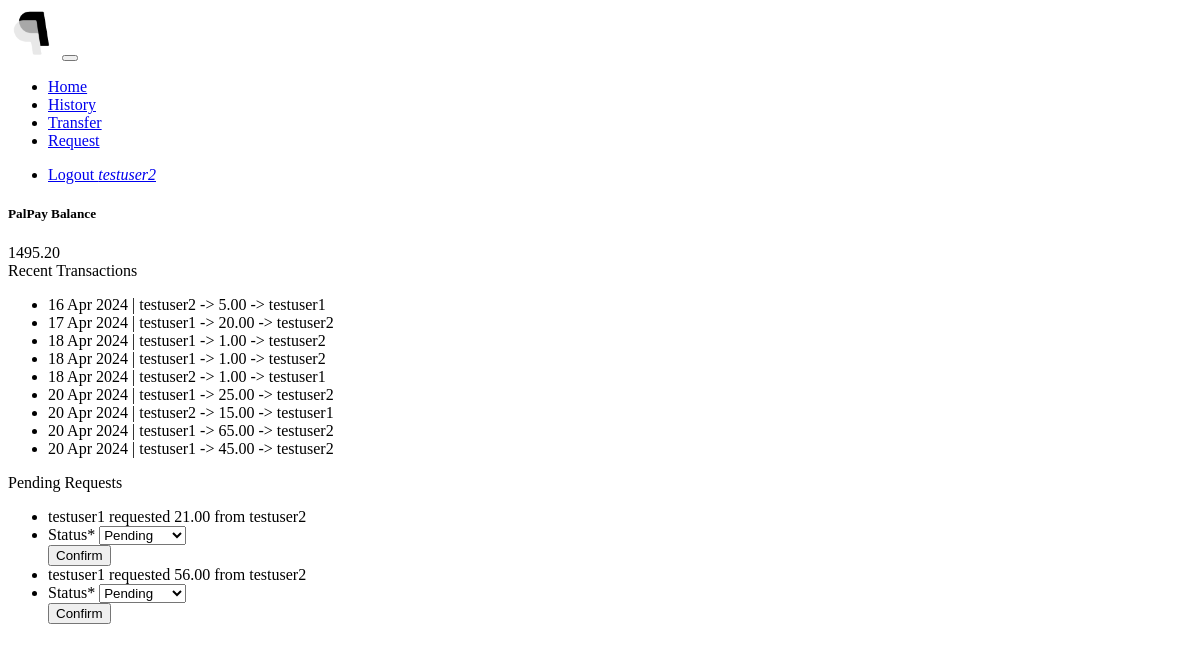
/ (signed in), run on an earlier commit of the app's database.
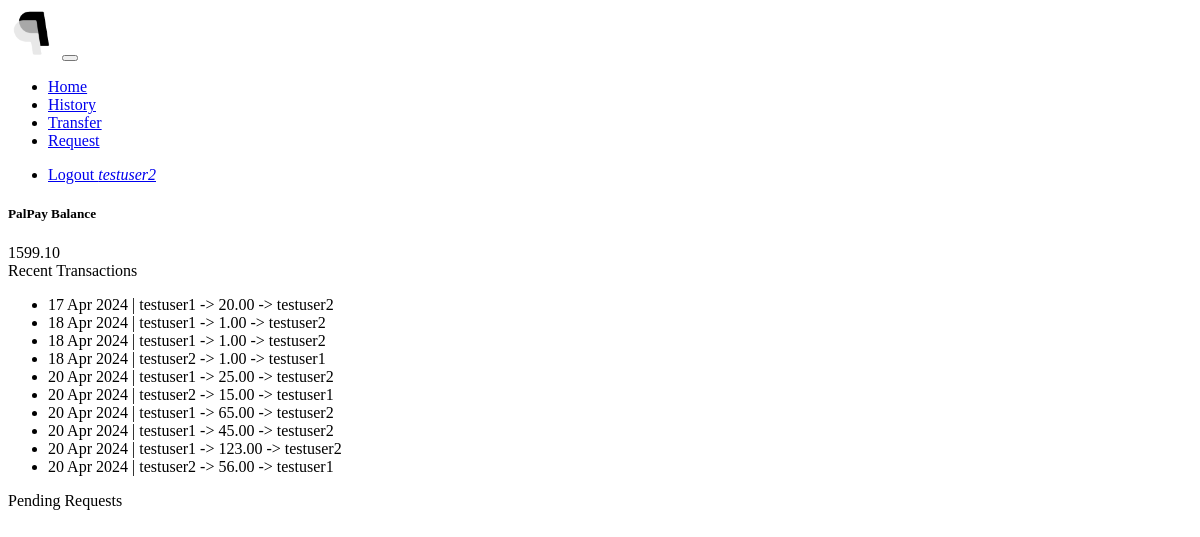
And on a later commit of the database.
### payapp/models.py (models this page shows, shortened)
class Person(models.Model):
    user = models.OneToOneField(settings.AUTH_USER_MODEL, on_delete=models.CASCADE)
    active = models.BooleanField(default=True)  # disable users rather than deleting them to preserve history
    balance = PayAppMoneyField()
    class Meta:
        ordering = ("user", "active")

class Transaction(models.Model):
    from_person = models.ForeignKey(Person, on_delete=models.RESTRICT, related_name='transactions_from')
    to_person = models.ForeignKey(Person, on_delete=models.RESTRICT, related_name='transactions_to')
    amount = PayAppMoneyField()
    submission_datetime = models.DateTimeField(default=datetime.now, blank=True)
    class Meta:
        ordering = ("submission_datetime", "from_person", "amount")

class Request(models.Model):
    by_person = models.ForeignKey(Person, on_delete=models.CASCADE, related_name='requests_by')
    to_person = models.ForeignKey(Person, on_delete=models.CASCADE, related_name='requests_to')
    amount = PayAppMoneyField()
    StatusChoices = (
        ("PENDING", 'Pending'),
        ("COMPLETED", 'Completed'),
        ("CANCELLED", 'Cancelled'),
    )
    status = models.CharField(choices=StatusChoices, default="PENDING", max_length=9)
    class Meta:
        ordering = ("by_person", "status", "amount")

### payapp/views.py (the view)
# urls.py: path('', home, name='home'),
@requires_csrf_token
@login_required(login_url='/login/')
def home(request):
    requests = Request.objects.filter(
        (Q(to_person__user_id__exact=request.user.id) | Q(from_person__user_id__exact=request.user.id)) and
        Q(status="PENDING")
    )
    forms = [RequestResponseForm(instance=rq) for rq in requests]
    context = {
        'person': Person.objects.filter(user__exact=request.user.id)[0],
        'recent_transactions': Transaction.objects.filter(
            Q(from_person__user_id__exact=request.user.id) |
            Q(to_person__user_id__exact=request.user.id)
        ).order_by('-id')[:10:-1],
        'requests_and_forms': zip(requests, forms),
    }
    return render(request, 'payapp/home.html', context=context)

### templates/payapp/home.html (shortened to what this page needs)
{% extends 'webapps2024/base.html' %}
{% load crispy_forms_filters %}
{% block content %}
    <div class="container">
        <div class="row">
            <div class="col-sm-7">
                <div class="card bg-secondary" style="width:25rem">
                    <div class="card-body">
                        <h5 class="card-title">PalPay Balance</h5>
                        <div class="h3">{{ person.balance }}</div>
                    </div>
                </div>
                <div class="card bg-secondary" style="width:25rem">
                    <div class="card-header">Recent Transactions</div>
                    {% if recent_transactions %}
                        <ul class="list-group list-group-flush text-light">
                            {% for rt in recent_transactions %}
                                <li class="list-group-item bg-secondary">
                                    <span>{{ rt.submission_datetime|date }} | {{ rt.from_person.user.username }} -> {{ rt.amount }} -> {{ rt.to_person.user.username }}</span>
                                </li>
                            {% endfor %}
                        </ul>
                    {% else %}
                        <div class="text-center">No recent transactions.</div>
                    {% endif %}
                </div>
            </div>
            <div class="col">
                <div class="card bg-secondary" style="width:25rem">
                    <div class="card-header">Pending Requests</div>
                    {% if requests_and_forms %}
                        <ul class="list-group list-group-flush">
                            {% for rs, form in requests_and_forms %}
                                <li class="list-group-item bg-secondary">
                                    <span>{{ rs.by_person.user.username }} requested {{ rs.amount }} from {{ rs.to_person.user.username }} </span>
                                </li>
                                {% if rs.to_person.user_id == person.user_id %}
                                <li class="list-group-item bg-secondary">
                                    <form action="/request-response/" method="POST">
                                        {{ form|crispy }}
                                        <input type="submit" class="btn btn-success m-1" value="Confirm">
                                    </form>
                                </li>
                                {% endif %}
                            {% endfor %}
                        </ul>
                    {% else %}
                        <div class="text-center">No pending requests.</div>
                    {% endif %}
                </div>
            </div>
        </div>
    </div>
{% endblock %}

What changed in the data, as far as the page shows it:
no longer on this page (row unchanged): Transaction: submission_datetime "16 Apr 2024", from_person.user.username "testuser2", amount "5.00", to_person.user.username "testuser1"
no longer on this page (row edited): Request: by_person.user.username "testuser1", amount "21.00", to_person.user.username "testuser2", status "Pending"
no longer on this page (row edited): Request: by_person.user.username "testuser1", amount "56.00", to_person.user.username "testuser2", status "Pending"
changed Person: balance "1495.20" → "1599.10"
added Transaction: submission_datetime "20 Apr 2024", from_person.user.username "testuser1", amount "123.00", to_person.user.username "testuser2"
added Transaction: submission_datetime "20 Apr 2024", from_person.user.username "testuser2", amount "56.00", to_person.user.username "testuser1"
